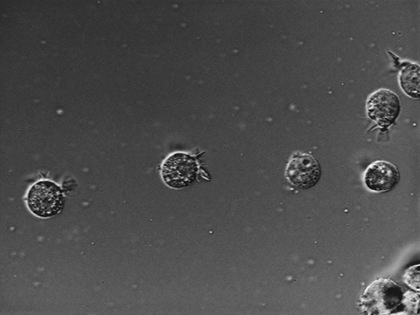
%> input picture Images/Celulas_1.tif, 420 x 315 px, shrunk from 640 x 480 before the run, given in place of circulos.png, which was not available
$ octave Morfologia_perimetro.m   (GNU Octave 9; MATLAB toolbox functions it lacks are replaced by stand-ins)
%> lines starting %> are read from the running program, lines starting %| are printed output that depends on the picture; in (x1, y1, x2, y2) boxes, pixels count from 0 and x2, y2 are one past the last pixel; in counts of white or black regions, pixels touching at a corner belong together; the program's own positions count from 1; pictures that were not available may be replaced by others from this repository, and a replacement may not be noted
%% Actividad 1
Img = imread('Images/circulos.png'); %Leer imagen
%> Img is the input picture: size 315x420 uint8; min 9, max 255, mean 76.6

se = strel('disk',4); %Crea elemento estructurante de disco con radio 4

eroded = imerode(Img,se); %Erosion de imagen

perim_img = bwperim(eroded);
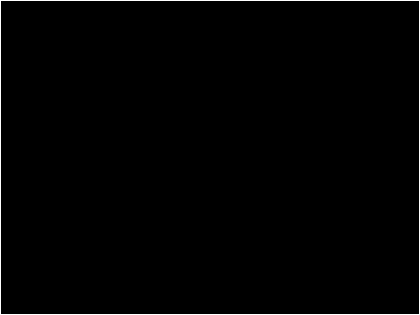
%> perim_img: size 315x420 logical; 1.1% white in thin lines or dots

subplot(1,3,1), imshow(Img), title('Imagen original');
subplot(1,3,2), imshow(eroded), title('Imagen Erosionada: Disk, radius 4');
subplot(1,3,3), imshow(perim_img), title('Perimetro');

%% Actividad 2
%Leer imagen
Img = imread('Images/Layout.tif');
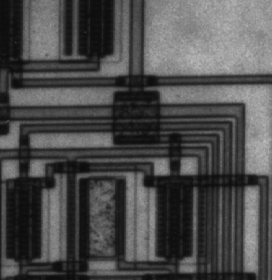
%> input picture Images/Layout.tif, 272 x 280 px
%> Img is the input picture: size 280x272 uint8; min 12, max 191, mean 76.3

%Aplicacion de umbralizacion para obtener mascara binaria mediante la media
Img_gray=double(Img); %Transforma el tipo de datos a double
[H,W]=size(Img_gray); %Obtencion de tamaño de imagen leida
%> H = 280; W = 272
Mask_Binary_Mean=zeros(H,W); %Mascara inicial binaria
threshold_value_mean = mean(Img_gray, "all"); %Thresholding promedio
%> threshold_value_mean = 76.26
for i=1:H  %Algortimo para deteccion de umbral
    for j=1:W
        if Img_gray(i,j) > threshold_value_mean
            Mask_Binary_Mean(i,j)=1;
        else
            Mask_Binary_Mean(i,j)=0;
        end
    end
end
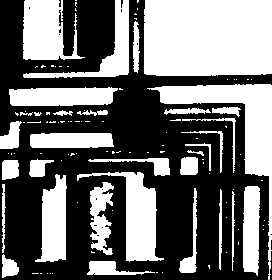
%> Mask_Binary_Mean: size 280x272 double; values 0 (black) and 1 (white), 43.5% white; 111 white regions (79 under 20 px), largest, box (x1, y1, x2, y2) and area: (144, 0, 272, 76) 9639, (147, 84, 272, 280) 4303, (77, 172, 164, 262) 2625

%Elemento estructurante de 18x3 vertical
se_vertical = strel("rectangle",[18 3]);
%Elemento estructurante de 18x3 horizontal
se_horizontal = strel("rectangle",[3 18]);

%Erosion vertical
eroded_vertical = imerode(Mask_Binary_Mean,se_vertical); %Erosion de imagen
%> eroded_vertical: size 280x272 double; values 0 (black) and 1 (white), 22.5% white; 24 white regions (11 under 20 px), largest, box (x1, y1, x2, y2) and area: (145, 0, 272, 67) 8393, (207, 92, 272, 225) 2073, (127, 180, 155, 252) 1770
%Erosion horizontal
eroded_horizontal = imerode(Mask_Binary_Mean,se_horizontal); %Erosion de imagen
%> eroded_horizontal: size 280x272 double; values 0 (black) and 1 (white), 22.5% white; 20 white regions (9 under 20 px), largest, box (x1, y1, x2, y2) and area: (152, 0, 272, 75) 8880, (163, 86, 272, 174) 2995, (17, 89, 108, 105) 1283
%Dilatacion vertical
dilate_vertical = imdilate(Mask_Binary_Mean,se_vertical); %dilatacion de imagen
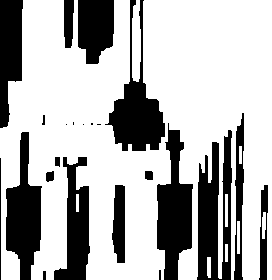
%> dilate_vertical: size 280x272 double; values 0 (black) and 1 (white), 70.3% white; 23 black regions (5 under 20 px), largest, box (x1, y1, x2, y2) and area: (197, 130, 232, 280) 3361, (157, 123, 193, 280) 3292, (105, 0, 165, 151) 3204
%Dilatacion horizontal
dilate_horizontal = imdilate(Mask_Binary_Mean,se_horizontal); %dilatacion de imagen
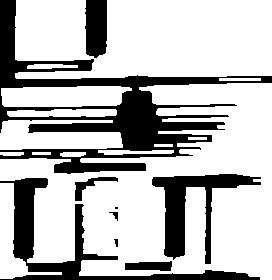
%> dilate_horizontal: size 280x272 double; values 0 (black) and 1 (white), 73.4% white; 9 black regions (1 under 20 px), largest, box (x1, y1, x2, y2) and area: (0, 0, 272, 174) 11024, (0, 178, 260, 280) 4280, (152, 174, 261, 264) 3022

%Obtencion de perimetro
perim_img_eroded_vertical = bwperim(dilate_vertical);
%> perim_img_eroded_vertical: size 280x272 logical; 6.1% white in thin lines or dots
perim_img_eroded_horizontal = bwperim(dilate_horizontal);
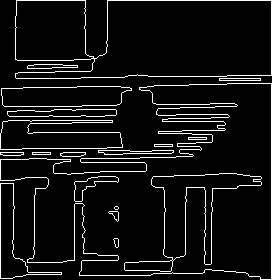
%> perim_img_eroded_horizontal: size 280x272 logical; 7.3% white in thin lines or dots
perim_img_dilate_vertical = bwperim(dilate_vertical);
perim_img_dilate_horizontal = bwperim(dilate_horizontal);

label1 = labeloverlay(Img, perim_img_eroded_vertical, "Colormap",'autumn');
label2 = labeloverlay(Img, perim_img_eroded_horizontal, "Colormap",'autumn');
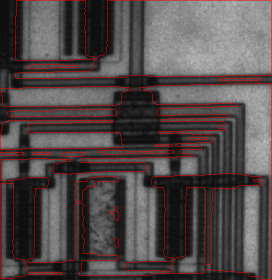
%> label2: size 280x272x3 uint8; mean R, G, B 83.6, 74.3, 74.3
label3 = labeloverlay(Img, perim_img_dilate_vertical, "Colormap",'autumn');
label4 = labeloverlay(Img, perim_img_dilate_horizontal, "Colormap",'autumn');

subplot(4,4,1), imshow(Img), title('Imagen original');
subplot(4,4,2), imshow(eroded_vertical), title('Imagen Erosionada: Vertical');
subplot(4,4,3), imshow(perim_img_eroded_vertical), title('Perimetro: Erosion Vertical');
subplot(4,4,4), imshow(label1), title('Superposicion Original');

%subplot(4,4,5), imshow(Img), title('Imagen original');
subplot(4,4,6), imshow(eroded_horizontal), title('Imagen Erosionada: Horizontal');
subplot(4,4,7), imshow(perim_img_eroded_horizontal), title('Perimetro: Erosion Horizontal');
subplot(4,4,8), imshow(label2), title('Superposicion Original');

%subplot(4,4,9), imshow(Img), title('Imagen original');
subplot(4,4,10), imshow(dilate_vertical), title('Imagen Dilatacion: Vertical');
subplot(4,4,11), imshow(perim_img_dilate_vertical), title('Perimetro: Dilatacion Vertical');
subplot(4,4,12), imshow(label3), title('Superposicion Original');

%subplot(4,4,13), imshow(Img), title('Imagen original');
subplot(4,4,14), imshow(dilate_horizontal), title('Imagen Dilatacion: Horizontal');
subplot(4,4,15), imshow(perim_img_dilate_horizontal), title('Perimetro: Dilatacion Horizontal');
subplot(4,4,16), imshow(label4), title('Superposicion Original');
